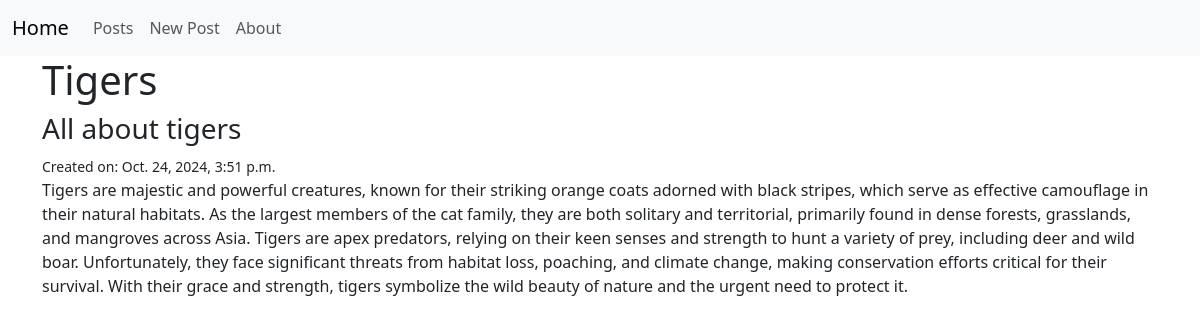
The app's page /posts/1/ with its own data.
### posts/models.py (models this page shows, shortened)
class Post(models.Model):                                   #inheritance
    title = models.CharField(max_length=128)                #composition
    subtitle = models.CharField(max_length=256)             #composition
    body = models.TextField()                               #composition
    created_on = models.DateTimeField(auto_now_add=True)    #composition

### posts/views.py (the view)
# urls.py: path("<int:pk>/", views.PostDetailView.as_view(), name="detail"),
class PostDetailView(DetailView):
    template_name = "posts/detail.html"
    model = Post

### templates/posts/detail.html (shortened to what this page needs)
{% extends 'base.html' %}
{% block content %}
<h1>{{ post.title }} </h1>
<h3>{{ post.subtitle }} </h3>
<small>Created on: {{ post.created_on }} </small>
<p>{{ post.body }} </p>
{% endblock content %}

### records on screen
Post: title "Tigers", subtitle "All about tigers", created_on "Oct. 24, 2024, 3:51 p.m.", body "Tigers are majestic and powerful creatures, known for their striking orange coats adorned with black stripes, which serve as effective camouflage in their natural habitats. As the largest members of the cat family, they are both solitary and territorial, primarily found in dense forests, grasslands, and mangroves across Asia. Tigers are apex predators, relying on their keen senses and strength to hunt a variety of prey, including deer and wild boar. Unfortunately, they face significant threats from habitat loss, poaching, and climate change, making conservation efforts critical for their survival. With their grace and strength, tigers symbolize the wild beauty of nature and the urgent need…"
